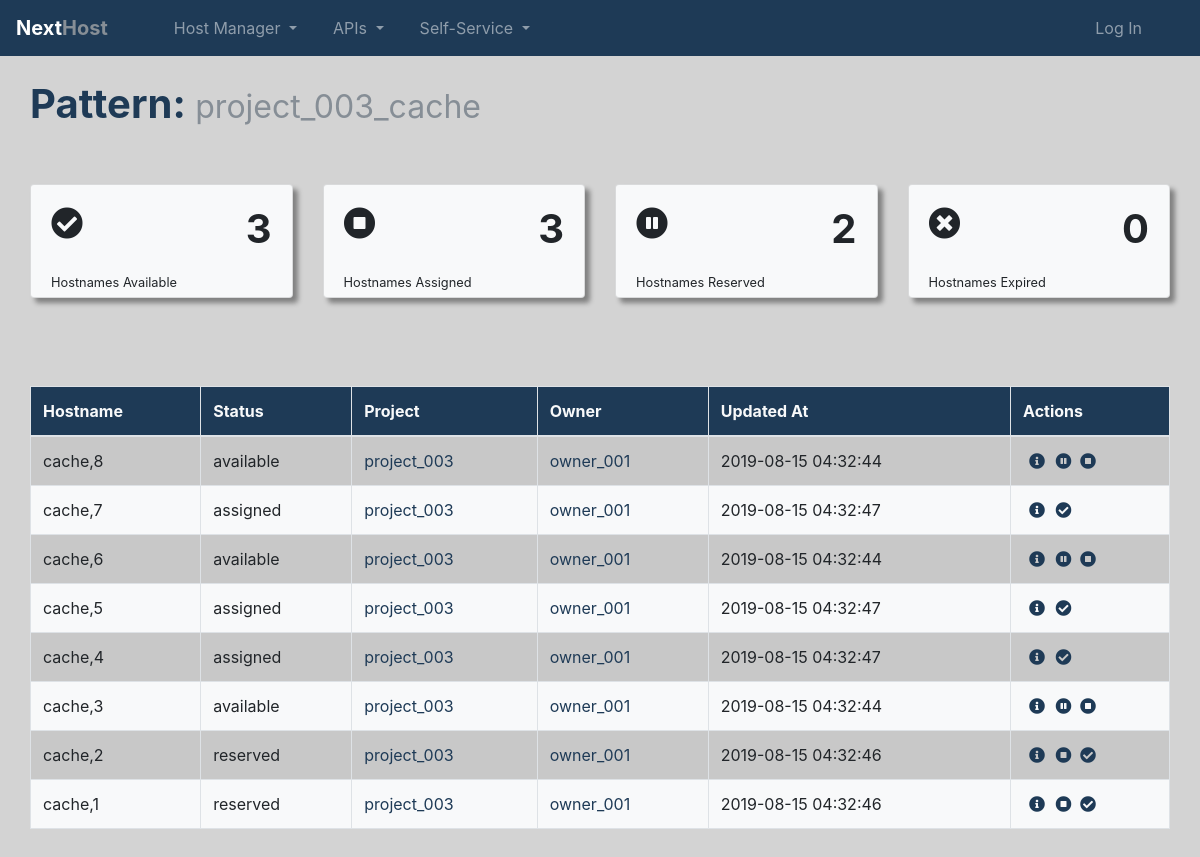
/hostmgr/detail_pattern/305/, run on the app's committed database.
### hostmgr/models.py (models this page shows, shortened)
class HostManagerBase(models.Model):
    objects = HandyHelperModelManager()
    created_at = models.DateTimeField(auto_now_add=True, editable=False, help_text="date/time when this row was added")
    updated_at = models.DateTimeField(auto_now=True, editable=False, help_text="date/time when this row was updated")
    active = models.BooleanField(default=True, help_text="select if this record is currently active")
    class Meta:
        abstract = True
        ordering = ('-created_at', )

class Pattern(HostManagerBase):
    name = models.CharField(max_length=16, unique=True, blank=True, null=True,
                            help_text="name/reference for this hostname pattern")
    description = models.CharField(max_length=255, blank=True, null=True, help_text="description for this pattern")
    project = models.ForeignKey('hostmgr.Project', on_delete=models.CASCADE)
    prefix = models.CharField(max_length=32, help_text="prefix for this hostname patter")
    delimiter = models.CharField(max_length=8, default="", blank=True, null=True,
                                 help_text="character(s) separating prefix and number")
    host_count = models.IntegerField(default=100, help_text="maximum number of hosts for this pattern")
    increment = models.IntegerField(default=1, help_text="increment (integer) in to increment hostnames by")
    start_from = models.IntegerField(default=1, help_text="number in to start hostnames at")
    class Meta:
        unique_together = (("prefix", "delimiter"), )
    def get_available_hostnames(self):
        return self.hostname_set.filter(status="available")
    def get_assigned_hostnames(self):
        return self.hostname_set.filter(status="assigned")
    def get_reserved_hostnames(self):
        return self.hostname_set.filter(status="reserved")
    def get_expired_hostnames(self):
        return self.hostname_set.filter(status="expired")

class Hostname(HostManagerBase):
    HOST_STATUS_CHOICES = (('available', 'available'), ('assigned', 'assigned'),
                           ('reserved', 'reserved'), ('expired', 'expired'), ('unavailable', 'unavailable'))
    pattern = models.ForeignKey('hostmgr.Pattern', help_text="pattern this hostname was generated from",
                                on_delete=models.CASCADE)
    hostname = models.CharField(max_length=255, unique=True, help_text="name of host")
    asset_id = models.CharField(max_length=255, blank=True, null=True,
                                help_text="unique identifier of the asset using this hostname")
    asset_id_type = models.ForeignKey('hostmgr.AssetIdType', blank=True, null=True, help_text="type of asset ID used",
                                      on_delete=models.CASCADE)
    persistent = models.BooleanField(default=False, help_text="select if hostname can be not reassigned or deleted")
    status = models.CharField(max_length=16, choices=HOST_STATUS_CHOICES, default="available",
                              help_text="status of this hostname")
    reservation_expires = models.DateTimeField(blank=True, null=True, help_text="time when this reservation expires")
    assignment_expires = models.DateTimeField(blank=True, null=True, help_text="time when this assignment expires")

class Project(HostManagerBase):
    name = models.CharField(max_length=255, unique=True, help_text="name of this project")
    owner = models.ForeignKey('hostmgr.Owner', on_delete=models.CASCADE)
    description = models.CharField(max_length=255, blank=True, null=True, help_text="description of this project")
    class Meta:
        ordering = ('-created_at',)
    def __str__(self):
        return self.name

class Owner(HostManagerBase):
    name = models.CharField(max_length=32, unique=True, help_text="name of this group")
    group = models.ForeignKey(Group, help_text="group this owner belongs to", on_delete=models.CASCADE)
    email = models.EmailField(blank=True, null=True, help_text="group email alias for group")
    def __str__(self):
        return self.name

### hostmgr/views/views_gui.py (the view)
# urls.py: path('detail_pattern/<int:pk>/', gui.DetailPattern.as_view(), name='detail_pattern'),
class DetailPattern(DetailView):
    model = Pattern
    template_name = "detail/detail_pattern.html"
    queryset = model.objects.all().select_related('project__owner')

### hostmgr/templates/detail/detail_pattern.html (shortened to what this page needs)
{% extends base_template|default:"base.htm" %}
{% load staticfiles %}
{% block local_head %}
    {% include 'component/chart_components.htm' %}
    {% include 'component/table_components.htm' %}
    <link href="{% static 'nexthost_dashboard.css' %}" rel="stylesheet">
{% endblock local_head %}
{% block content %}
<div class="container-fluid mb-4 animated fadeIn">
    <h1><span class="text-primary"><b>Pattern: </b></span><span class="text-secondary"><small>{{ object.name }}</small></span></h1><br/>
</div>
<section class="animated fadeIn" style="animation-delay: .25s;">
    <div class="container-fluid mb-5">
        <div class="card-deck">
            <div class="card shadow1 bg-light">
                <div class="card-body text-center">
                    <div class="btn-group float-left">
                        <div class="h2"><i class="fas fa-check-circle"></i></div>
                    </div>
                    <div class="text-right"><h1><b>{{ object.get_available_hostnames.count }}</b></h1> {{ object.if }}</div>
                    <div class="text-left mt-3 mb-n3"><small>
                        <a class="hvr-grow" href="{% url 'hostmgr:list_hostnames' %}?pattern__id={{ object.id }}&status=available&page_description=Available">Hostnames Available</a>
                    </small></div>
                </div>
            </div>
            <div class="card shadow1 bg-light">
                <div class="card-body text-center">
                    <div class="btn-group float-left">
                        <div class="h2"><i class="fas fa-stop-circle"></i></div>
                    </div>
                    <div class="text-right"><h1><b>{{ object.get_assigned_hostnames.count }}</b></h1></div>
                    <div class="text-left mt-3 mb-n3"><small>
                        <a class="hvr-grow" href="{% url 'hostmgr:list_hostnames' %}?pattern__id={{ object.id }}&&status=assigned&page_description=Assigned">Hostnames Assigned</a>
                    </small></div>
                </div>
            </div>
            <div class="card shadow1 bg-light">
                <div class="card-body text-center">
                    <div class="btn-group float-left">
                        <div class="h2"><i class="fas fa-pause-circle"></i></div>
                    </div>
                    <div class="text-right"><h1><b>{{ object.get_reserved_hostnames.count }}</b></h1></div>
                    <div class="text-left mt-3 mb-n3"><small>
                        <a class="hvr-grow" href="{% url 'hostmgr:list_hostnames' %}?pattern__id={{ object.id }}&}&status=reserved&page_description=Reserved">Hostnames Reserved</a>
                    </small></div>
                </div>
            </div>
            <div class="card shadow1 bg-light">
                <div class="card-body text-center">
                    <div class="btn-group float-left">
                        <div class="h2"><i class="fas fa-times-circle"></i></div>
                    </div>
                    <div class="text-right"><h1><b>{{ object.get_expired_hostnames.count }}</b></h1></div>
                    <div class="text-left mt-3 mb-n3"><small>
                        <a class="hvr-grow" href="{% url 'hostmgr:list_hostnames' %}?pattern__id={{ object.id }}&&status=expired&page_description=Expired">Hostnames Expired</a>
                    </small></div>
                </div>
            </div>
        </div>
    </div>
    <div class="mb-3">&nbsp;</div>
</section>
<section class="animated fadeIn" style="animation-delay: .5s;">
    <div class="container-fluid mb-5">
        {% with object.hostname_set.all as queryset %}
            {% include 'table/table_hosts.htm' %}
        {% endwith %}
    </div>
</section>
{% endblock content %}

### hostmgr/templates/table/table_hosts.htm
<table class="table table-condensed table-bordered table-striped" data-toggle="table" data-search="true"
       data-flat="true" data-pagination="true" data-show-pagination-switch="true" data-show-columns="true"
       data-show-export="true" data-reorderable-columns="true" data-resizable="false" data-export-types="['excel','csv','txt','sql']">
    <thead>
    <tr>
        <th data-field="hostname" data-sortable="true">Hostname</th>
        <th data-field="status" data-sortable="true">Status</th>
        <th data-field="project" data-sortable="true">Project</th>
        <th data-field="owner" data-sortable="true">Owner</th>
        <th data-field="updated_at" data-sortable="true">Updated At</th>
        <th>Actions</th>
    </tr>
    </thead>
    <tbody>
    {% for row in queryset %}
        <tr>
            <td>{{ row.hostname }}</td>
            <td>{{ row.status }}</td>
            <td>
                <a data-value={{ row.pattern.project.name }} href="{% url 'hostmgr:detail_project' row.pattern.project.id %}">{{ row.pattern.project }}</a>
            </td>
            <td>
                <a data-value="{{ row.pattern.project.owner }}" href="{% url 'hostmgr:detail_owner' row.pattern.project.owner.id %}">{{ row.pattern.project.owner }}</a>
            </td>
            <td>{{ row.updated_at|date:'Y-m-d H:i:s' }}</td>
            <td>
                <a href="#" title="view hostname details"
                   onClick="showInfo('{% url "hostmgr:get_hostname_details" %}', '{{ row.id }}', 'Details: <small><i>{{ row.hostname }}</i></small>', true);"
                   role="button" data-toggle="tooltip" data-placement="left">
                    <i class="fa fa-info-circle fa-fw text-primary ml-1"></i>
                </a>
                {% if row.status  == 'available' %}
                    <a href="#" title="reserve hostname" role="button" data-toggle="tooltip" data-placement="left"
                       onClick="confirmAction('{% url 'hostmgr:reserve_hostname' %}?id={{ row.id }}', 'Reserve Hostname', 'This will set <b><i>{{ row.hostname }}</i></b> to reserved. Do you wish to continue?', 'Continue', 'POST');">
                        <i class="fas fa-pause-circle text-primary ml-1"></i>
                    </a>
                    <a href="#" title="assign hostname" role="button" data-toggle="tooltip" data-placement="left"
                       onClick="AssignHostname('{% url 'hostmgr:assign_hostname' %}?id={{ row.id }}', 'Assign Hostname: {{ row.hostname }} ', 'Assign', 'POST');">
                        <i class="fas fa-stop-circle text-primary ml-1"></i>
                    </a>
                {% elif row.status  == 'assigned' %}
                    <a href="#" title="release hostname" role="button" data-toggle="tooltip" data-placement="left"
                       onClick="confirmAction('{% url 'hostmgr:release_hostname' %}?id={{ row.id }}', 'Release Hostname', 'This will release the assignment on <b><i>{{ row.hostname }}</i></b>. Do you wish to continue?', 'Continue', 'POST');">
                        <i class="fas fa-check-circle text-primary ml-1"></i>
                    </a>
                {% elif row.status  == 'reserved' %}
                    <a href="#" title="assign hostname" role="button" data-toggle="tooltip" data-placement="left">
                        <i class="fas fa-stop-circle text-primary ml-1"></i>
                    </a>
                    <a href="#" title="release hostname" role="button" data-toggle="tooltip" data-placement="left"
                       onClick="confirmAction('{% url 'hostmgr:release_hostname' %}?id={{ row.id }}', 'Release Hostname', 'This will release the assignment on <b><i>{{ row.hostname }}</i></b>. Do you wish to continue?', 'Continue', 'POST');">
                        <i class="fas fa-check-circle text-primary ml-1"></i>
                    </a>
                {% endif %}
            </td>
        </tr>
    {% endfor %}
    </tbody>
</table>

### nexthost/static/nexthost_base.css (style rules this page uses)
.card-deck a, a:hover { text-decoration: none; color: inherit; }
th { background-color: var(--primary); color: var(--light); }
.table-striped tbody > tr:nth-child(even) > td, .table-striped tbody > tr:nth-child(even) > th { background-color: var(--light); }
.shadow1 { box-shadow: 5px 5px 5px grey; }

### data on the page
Pattern: name "project_003_cache", get_available_hostnames.count "3", get_assigned_hostnames.count "3", get_reserved_hostnames.count "2", get_expired_hostnames.count "0"
Hostname: hostname "cache,8", status "available", pattern.project "project_003", pattern.project.owner "owner_001", updated_at "2019-08-15 04:32:44"
Hostname: hostname "cache,7", status "assigned", pattern.project "project_003", pattern.project.owner "owner_001", updated_at "2019-08-15 04:32:47"
Hostname: hostname "cache,6", status "available", pattern.project "project_003", pattern.project.owner "owner_001", updated_at "2019-08-15 04:32:44"
Hostname: hostname "cache,5", status "assigned", pattern.project "project_003", pattern.project.owner "owner_001", updated_at "2019-08-15 04:32:47"
Hostname: hostname "cache,4", status "assigned", pattern.project "project_003", pattern.project.owner "owner_001", updated_at "2019-08-15 04:32:47"
Hostname: hostname "cache,3", status "available", pattern.project "project_003", pattern.project.owner "owner_001", updated_at "2019-08-15 04:32:44"
Hostname: hostname "cache,2", status "reserved", pattern.project "project_003", pattern.project.owner "owner_001", updated_at "2019-08-15 04:32:46"
Hostname: hostname "cache,1", status "reserved", pattern.project "project_003", pattern.project.owner "owner_001", updated_at "2019-08-15 04:32:46"
